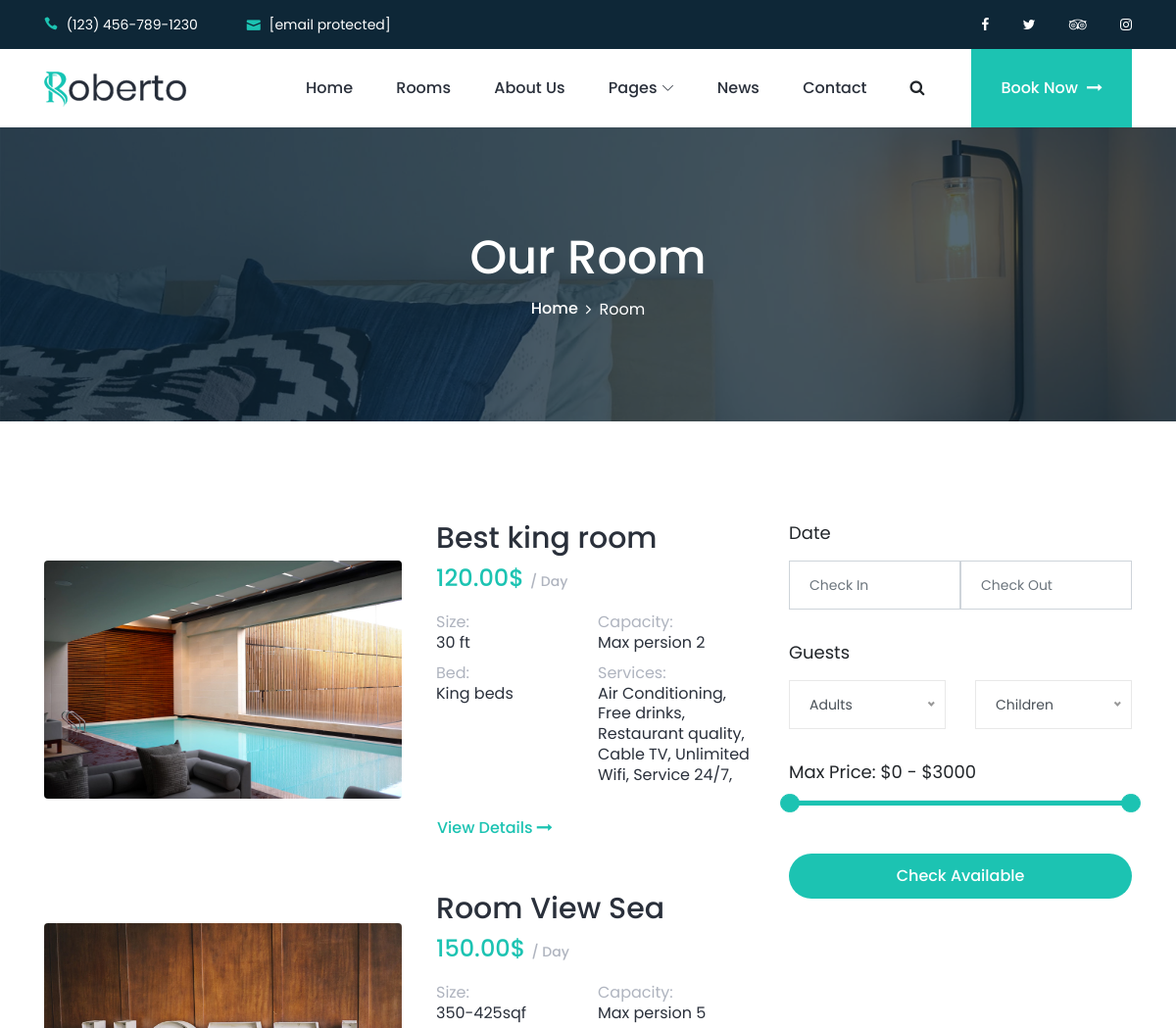
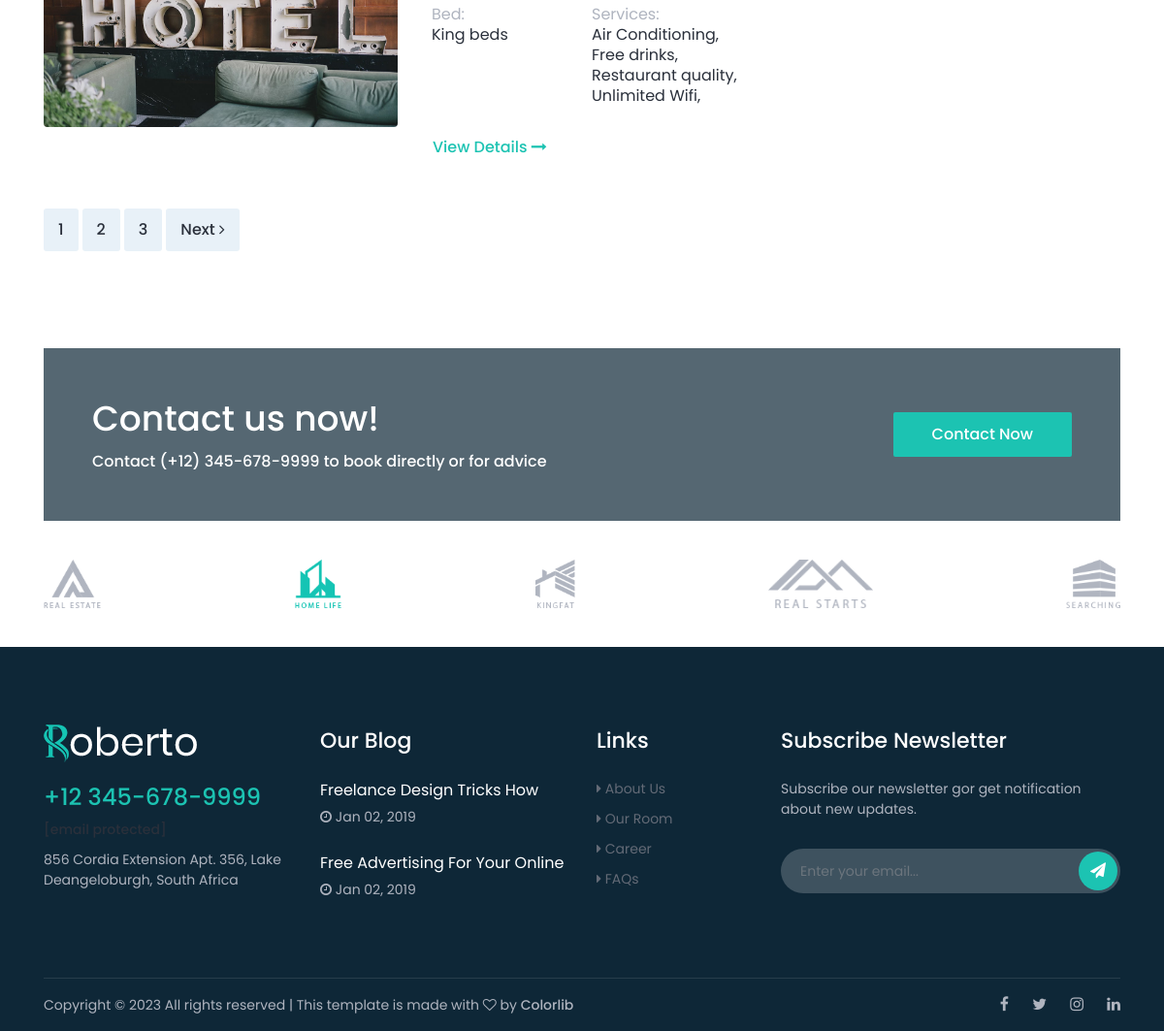
Screenshot of /booking/room/ with the database file from the repository (2 pictures, top to bottom).
### apps/booking/models.py (models this page shows, shortened)
class BookingBaseModel(models.Model):
    name = models.CharField(max_length=221)
    modified_date = models.DateTimeField(auto_now=True)
    created_date = models.DateTimeField(auto_now_add=True)
    class Meta:
        abstract = True

class Room(BookingBaseModel):
    slug = models.SlugField(null=True, blank=True, unique=True)
    size = models.CharField(max_length=221)
    capacity = models.IntegerField()
    price = models.DecimalField(max_digits=5, decimal_places=2)     # $999.99
    services = models.ManyToManyField(RoomService)
    description = RichTextField(null=True, blank=True)

class RoomImage(models.Model):
    room = models.ForeignKey(Room, on_delete=models.CASCADE)
    image = models.ImageField(upload_to='rooms/')

class RoomService(BookingBaseModel):
    image = models.ImageField(upload_to='rooms/services/', null=True, blank=True)

### apps/booking/views.py (the view)
# urls.py: path('room/', room, name='room'),
def room(request):
    rooms = Room.objects.order_by('-id')
    ctx = {
        "object_list": rooms
    }
    return render(request, 'booking/room.html', ctx)

### templates/booking/room.html (shortened to what this page needs)
{% extends 'base.html' %}
{% load static %}
{% block content %}
<div class="breadcrumb-area bg-img bg-overlay jarallax" style="background-image: url({% static 'img/bg-img/16.jpg' %});">
    <div class="container h-100">
        <div class="row h-100 align-items-center">
            <div class="col-12">
                <div class="breadcrumb-content text-center">
                    <h2 class="page-title">Our Room</h2>
                    <nav aria-label="breadcrumb">
                        <ol class="breadcrumb justify-content-center">
                            <li class="breadcrumb-item"><a href="../home/index-2.html">Home</a></li>
                            <li class="breadcrumb-item active" aria-current="page">Room</li>
                        </ol>
                    </nav>
                </div>
            </div>
        </div>
    </div>
</div>
<div class="roberto-rooms-area section-padding-100-0">
    <div class="container">
        <div class="row">
            <div class="col-12 col-lg-8">
                {% for object in object_list %}
                    <div class="single-room-area d-flex align-items-center mb-50 wow fadeInUp" data-wow-delay="100ms">
                        <div class="room-thumbnail">
                            <img src="{{ object.roomimage_set.first.image.url }}" alt="">
                        </div>
                        <div class="room-content">
                            <h2>{{ object.name }}</h2>
                            <h4>{{ object.price }}$ <span>/ Day</span></h4>
                            <div class="room-feature">
                                <h6>Size: <span>{{ object.size }}</span></h6>
                                <h6>Capacity: <span>Max persion {{ object.capacity }}</span></h6>
                                <h6>Bed: <span>King beds</span></h6>
                                <h6>Services:
                                    <span>
                                        {% for service in object.services.all %}
                                            {{ service.name }},
                                        {% endfor %}
                                    </span>
                                </h6>
                            </div>
                            <a href="{% url 'booking:room_detail' object.slug %}" class="btn view-detail-btn">View Details <i class="fa fa-long-arrow-right"
                                                                                    aria-hidden="true"></i></a>
                        </div>
                    </div>
                {% endfor %}
                <nav class="roberto-pagination wow fadeInUp mb-100" data-wow-delay="1000ms">
                    <ul class="pagination">
                        <li class="page-item"><a class="page-link" href="#">1</a></li>
                        <li class="page-item"><a class="page-link" href="#">2</a></li>
                        <li class="page-item"><a class="page-link" href="#">3</a></li>
                        <li class="page-item"><a class="page-link" href="#">Next <i class="fa fa-angle-right"></i></a>
                        </li>
                    </ul>
                </nav>
            </div>
            <div class="col-12 col-lg-4">
                <div class="hotel-reservation--area mb-100">
                    <form action="#" method="post">
                        <div class="form-group mb-30">
                            <label for="checkInDate">Date</label>
                            <div class="input-daterange" id="datepicker">
                                <div class="row no-gutters">
                                    <div class="col-6">
                                        <input type="text" class="input-small form-control" id="checkInDate"
                                               name="checkInDate" placeholder="Check In">
                                    </div>
                                    <div class="col-6">
                                        <input type="text" class="input-small form-control" name="checkOutDate"
                                               placeholder="Check Out">
                                    </div>
                                </div>
                            </div>
                        </div>
                        <div class="form-group mb-30">
                            <label for="guests">Guests</label>
                            <div class="row">
                                <div class="col-6">
                                </div>
                                <div class="col-6">
                                </div>
                            </div>
                        </div>
                        <div class="form-group mb-50">
                            <div class="slider-range">
                                <div class="range-price">Max Price: $0 - $3000</div>
                                <div data-min="0" data-max="3000" data-unit="$"
                                     class="slider-range-price ui-slider ui-slider-horizontal ui-widget ui-widget-content ui-corner-all"
                                     data-value-min="0" data-value-max="3000" data-label-result="Max Price: ">
                                    <span class="ui-slider-handle ui-state-default ui-corner-all" tabindex="0"></span>
                                    <span class="ui-slider-handle ui-state-default ui-corner-all" tabindex="0"></span>
                                </div>
                            </div>
                        </div>
                        <div class="form-group">
                            <button type="submit" class="btn roberto-btn w-100">Check Available</button>
                        </div>
                    </form>
                </div>
            </div>
        </div>
    </div>
</div>
{% endblock %}

### templates/base.html (shortened to what this page needs)
{% load static %}
<!DOCTYPE html>
<html lang="en">
<head>
    <link rel="stylesheet" href="{% static 'css/main.css' %}">
</head>
<body>
{% include 'header.html' %}
{% block content %}
{% endblock %}
<section class="roberto-cta-area">
    <div class="container">
        <div class="cta-content bg-img bg-overlay jarallax"
             style="background-image: url({% static 'img/bg-img/1.jpg' %});">
            <div class="row align-items-center">
                <div class="col-12 col-md-7">
                    <div class="cta-text mb-50">
                        <h2>Contact us now!</h2>
                        <h6>Contact (+12) 345-678-9999 to book directly or for advice</h6>
                    </div>
                </div>
                <div class="col-12 col-md-5 text-right">
                    <a href="#" class="btn roberto-btn mb-50">Contact Now</a>
                </div>
            </div>
        </div>
    </div>
</section>
<div class="partner-area">
    <div class="container">
        <div class="row">
            <div class="col-12">
                <div class="partner-logo-content d-flex align-items-center justify-content-between wow fadeInUp"
                     data-wow-delay="300ms">
                    <a href="#" class="partner-logo"><img src="{% static 'img/core-img/p1.png' %}" alt=""></a>
                    <a href="#" class="partner-logo"><img src="{% static 'img/core-img/p2.png' %}" alt=""></a>
                    <a href="#" class="partner-logo"><img src="{% static 'img/core-img/p3.png' %}" alt=""></a>
                    <a href="#" class="partner-logo"><img src="{% static 'img/core-img/p4.png' %}" alt=""></a>
                    <a href="#" class="partner-logo"><img src="{% static 'img/core-img/p5.png' %}" alt=""></a>
                </div>
            </div>
        </div>
    </div>
</div>
{% include 'footer.html' %}
</body>
</html>

### templates/header.html (shortened to what this page needs)
<header class="header-area">
    <div class="search-form d-flex align-items-center">
        <div class="container">
            <form action="https://preview.colorlib.com/theme/roberto/index.html" method="get">
                <button type="submit"></button>
            </form>
        </div>
    </div>
    <div class="top-header-area">
        <div class="container">
            <div class="row">
                <div class="col-6">
                    <div class="top-header-content">
                        <a href="#"><i class="icon_phone"></i> <span>(123) 456-789-1230</span></a>
                        <a href="#"><i class="icon_mail"></i> <span><span class="__cf_email__"
                                                                          data-cfemail="f59c9b939adb969a999a87999c97b59298949c99db969a98">[email&#160;protected]</span></span></a>
                    </div>
                </div>
                <div class="col-6">
                    <div class="top-header-content">
                        <div class="top-social-area ml-auto">
                            <a href="#"><i class="fa fa-facebook" aria-hidden="true"></i></a>
                            <a href="#"><i class="fa fa-twitter" aria-hidden="true"></i></a>
                            <a href="#"><i class="fa fa-tripadvisor" aria-hidden="true"></i></a>
                            <a href="#"><i class="fa fa-instagram" aria-hidden="true"></i></a>
                        </div>
                    </div>
                </div>
            </div>
        </div>
    </div>
    <div class="main-header-area">
        <div class="classy-nav-container breakpoint-off">
            <div class="container">
                <nav class="classy-navbar justify-content-between" id="robertoNav">
                    <a class="nav-brand" href="index-2.html"><img src="img/core-img/logo.png" alt=""></a>
                    <div class="classy-menu">
                        <div class="classynav">
                            <ul id="nav">
                                <li class="active"><a href="index-2.html">Home</a></li>
                                <li><a href="../booking/room.html">Rooms</a></li>
                                <li><a href="about.html">About Us</a></li>
                                <li><a href="#">Pages</a>
                                </li>
                                <li><a href="../blog/blog.html">News</a></li>
                                <li><a href="../contact/contact.html">Contact</a></li>
                            </ul>
                            <div class="search-btn ml-4">
                                <i class="fa fa-search" aria-hidden="true"></i>
                            </div>
                            <div class="book-now-btn ml-3 ml-lg-5">
                                <a href="#">Book Now <i class="fa fa-long-arrow-right" aria-hidden="true"></i></a>
                            </div>
                        </div>
                    </div>
                </nav>
            </div>
        </div>
    </div>
</header>

### templates/footer.html (shortened to what this page needs)
<footer class="footer-area section-padding-80-0">
    <div class="main-footer-area">
        <div class="container">
            <div class="row align-items-baseline justify-content-between">
                <div class="col-12 col-sm-6 col-lg-3">
                    <div class="single-footer-widget mb-80">
                        <a href="#" class="footer-logo"><img src="img/core-img/logo2.png" alt=""></a>
                        <h4>+12 345-678-9999</h4>
                        <span><a href="https://preview.colorlib.com/cdn-cgi/l/email-protection" class="__cf_email__"
                                 data-cfemail="baf3d4dcd594d9d5d6d5c8d6d3d8faddd7dbd3d694d9d5d7">[email&#160;protected]</a></span>
                        <span>856 Cordia Extension Apt. 356, Lake Deangeloburgh, South Africa</span>
                    </div>
                </div>
                <div class="col-12 col-sm-6 col-lg-3">
                    <div class="single-footer-widget mb-80">
                        <h5 class="widget-title">Our Blog</h5>
                        <div class="latest-blog-area">
                            <a href="#" class="post-title">Freelance Design Tricks How</a>
                            <span class="post-date"><i class="fa fa-clock-o" aria-hidden="true"></i> Jan 02, 2019</span>
                        </div>
                        <div class="latest-blog-area">
                            <a href="#" class="post-title">Free Advertising For Your Online</a>
                            <span class="post-date"><i class="fa fa-clock-o" aria-hidden="true"></i> Jan 02, 2019</span>
                        </div>
                    </div>
                </div>
                <div class="col-12 col-sm-4 col-lg-2">
                    <div class="single-footer-widget mb-80">
                        <h5 class="widget-title">Links</h5>
                        <ul class="footer-nav">
                            <li><a href="#"><i class="fa fa-caret-right" aria-hidden="true"></i> About Us</a></li>
                            <li><a href="#"><i class="fa fa-caret-right" aria-hidden="true"></i> Our Room</a></li>
                            <li><a href="#"><i class="fa fa-caret-right" aria-hidden="true"></i> Career</a></li>
                            <li><a href="#"><i class="fa fa-caret-right" aria-hidden="true"></i> FAQs</a></li>
                        </ul>
                    </div>
                </div>
                <div class="col-12 col-sm-8 col-lg-4">
                    <div class="single-footer-widget mb-80">
                        <h5 class="widget-title">Subscribe Newsletter</h5>
                        <span>Subscribe our newsletter gor get notification about new updates.</span>
                        <form action="https://preview.colorlib.com/theme/roberto/index.html" class="nl-form">
                            <input type="email" class="form-control" placeholder="Enter your email...">
                            <button type="submit"><i class="fa fa-paper-plane" aria-hidden="true"></i></button>
                        </form>
                    </div>
                </div>
            </div>
        </div>
    </div>
    <div class="container">
        <div class="copywrite-content">
            <div class="row align-items-center">
                <div class="col-12 col-md-8">
                    <div class="copywrite-text">
                        <p>
                            Copyright &copy;
                            All rights reserved | This template is made with <i class="fa fa-heart-o"
                                                                                aria-hidden="true"></i> by <a
                                href="https://colorlib.com/" target="_blank">Colorlib</a>
                        </p>
                    </div>
                </div>
                <div class="col-12 col-md-4">
                    <div class="social-info">
                        <a href="#"><i class="fa fa-facebook" aria-hidden="true"></i></a>
                        <a href="#"><i class="fa fa-twitter" aria-hidden="true"></i></a>
                        <a href="#"><i class="fa fa-instagram" aria-hidden="true"></i></a>
                        <a href="#"><i class="fa fa-linkedin" aria-hidden="true"></i></a>
                    </div>
                </div>
            </div>
        </div>
    </div>
</footer>

### rows the page displays
Room: roomimage_set.first.image (picture), name "Best king room", price "120.00", size "30 ft", capacity "2"
RoomService: name "Air Conditioning"
RoomService: name "Free drinks"
RoomService: name "Restaurant quality"
RoomService: name "Cable TV"
RoomService: name "Unlimited Wifi"
RoomService: name "Service 24/7"
Room: roomimage_set.first.image (picture), name "Room View Sea", price "150.00", size "350-425sqf", capacity "5"
